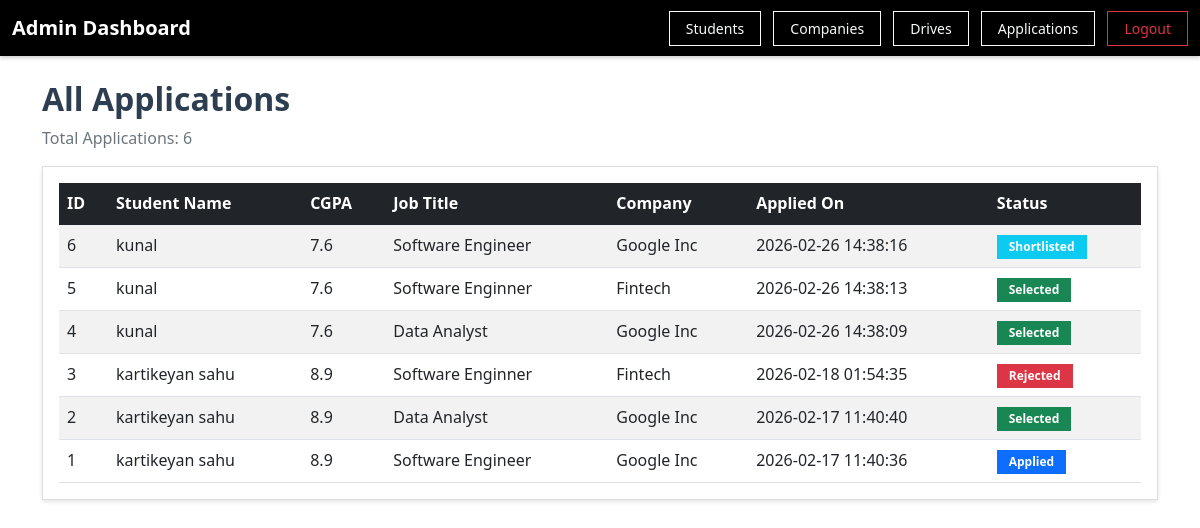
The page /admin/applications (signed in) on the database its author committed.
### tables this page shows
CREATE TABLE applications (
            id INTEGER PRIMARY KEY AUTOINCREMENT,
            student_id INTEGER NOT NULL,
            drive_id INTEGER NOT NULL,
            application_date TIMESTAMP DEFAULT CURRENT_TIMESTAMP,
            status TEXT DEFAULT 'applied',
            FOREIGN KEY (student_id) REFERENCES students(id),
            FOREIGN KEY (drive_id) REFERENCES placement_drives(id),
            UNIQUE(student_id, drive_id)
        );

CREATE TABLE students (
            id INTEGER PRIMARY KEY AUTOINCREMENT,
            user_id INTEGER NOT NULL,
            name TEXT NOT NULL,
            phone TEXT,
            degree TEXT,
            branch TEXT,
            cgpa REAL,
            resume TEXT,
            status TEXT DEFAULT 'active',
            FOREIGN KEY (user_id) REFERENCES users(id)
        );

CREATE TABLE placement_drives (
            id INTEGER PRIMARY KEY AUTOINCREMENT,
            company_id INTEGER NOT NULL,
            job_title TEXT NOT NULL,
            job_description TEXT,
            eligibility_criteria TEXT,
            salary TEXT,
            location TEXT,
            application_deadline DATE,
            status TEXT DEFAULT 'pending',
            created_at TIMESTAMP DEFAULT CURRENT_TIMESTAMP,
            FOREIGN KEY (company_id) REFERENCES companies(id)
        );

CREATE TABLE companies (
            id INTEGER PRIMARY KEY AUTOINCREMENT,
            user_id INTEGER NOT NULL,
            company_name TEXT NOT NULL,
            hr_name TEXT,
            hr_contact TEXT,
            website TEXT,
            approval_status TEXT DEFAULT 'pending',
            created_at TIMESTAMP DEFAULT CURRENT_TIMESTAMP,
            FOREIGN KEY (user_id) REFERENCES users(id)
        );

### app.py (the view)
@app.route('/admin/applications')
def admin_applications():
    if 'user_id' not in session or session.get('role') != 'admin':
        flash('Please login as admin first!', 'danger')
        return redirect(url_for('login'))
    conn = get_db()
    cursor = conn.cursor()
    cursor.execute('''
        SELECT applications.id, applications.application_date, applications.status,
               students.name as student_name, students.cgpa,
               placement_drives.job_title,
               companies.company_name
        FROM applications
        JOIN students ON applications.student_id = students.id
        JOIN placement_drives ON applications.drive_id = placement_drives.id
        JOIN companies ON placement_drives.company_id = companies.id
        ORDER BY applications.application_date DESC
    ''')
    applications = cursor.fetchall()
    conn.close()
    return render_template('admin_applications.html', applications=applications)

### app.py (called while the page is built)
def get_db():
    conn = sqlite3.connect(DATABASE)
    conn.row_factory = sqlite3.Row
    return conn

### templates/admin_applications.html (shortened to what this page needs)
<!DOCTYPE html>
<html>
<head>
    <link href="https://cdn.jsdelivr.net/npm/bootstrap@5.1.3/dist/css/bootstrap.min.css" rel="stylesheet">
</head>
<body>
    <nav class="navbar navbar-dark">
        <div class="container-fluid">
            <a class="navbar-brand fs-5 fw-bold" href="/admin/dashboard">Admin Dashboard</a>
            <div>
                <a href="/admin/students" class="btn btn-outline-light btn-sm me-2">Students</a>
                <a href="/admin/companies" class="btn btn-outline-light btn-sm me-2">Companies</a>
                <a href="/admin/drives" class="btn btn-outline-light btn-sm me-2">Drives</a>
                <a href="/admin/applications" class="btn btn-outline-light btn-sm me-2">Applications</a>
                <a href="/logout" class="btn btn-outline-danger btn-sm">Logout</a>
            </div>
        </div>
    </nav>
    <div class="container mt-4">
        <h2>All Applications</h2>
        <p class="text-muted">Total Applications: {{ applications|length }}</p>
        <div class="card">
            <div class="card-body">
                {% if applications %}
                    <div class="table-responsive">
                        <table class="table table-striped table-hover">
                            <thead class="table-dark">
                                <tr>
                                    <th>ID</th>
                                    <th>Student Name</th>
                                    <th>CGPA</th>
                                    <th>Job Title</th>
                                    <th>Company</th>
                                    <th>Applied On</th>
                                    <th>Status</th>
                                </tr>
                            </thead>
                            <tbody>
                                {% for app in applications %}
                                <tr>
                                    <td>{{ app.id }}</td>
                                    <td>{{ app.student_name }}</td>
                                    <td>{{ app.cgpa }}</td>
                                    <td>{{ app.job_title }}</td>
                                    <td>{{ app.company_name }}</td>
                                    <td>{{ app.application_date }}</td>
                                    <td>
                                        {% if app.status == 'applied' %}
                                            <span class="badge bg-primary">Applied</span>
                                        {% elif app.status == 'shortlisted' %}
                                            <span class="badge bg-info">Shortlisted</span>
                                        {% elif app.status == 'selected' %}
                                            <span class="badge bg-success">Selected</span>
                                        {% elif app.status == 'rejected' %}
                                            <span class="badge bg-danger">Rejected</span>
                                        {% endif %}
                                    </td>
                                </tr>
                                {% endfor %}
                            </tbody>
                        </table>
                    </div>
                {% else %}
                    <div class="alert alert-info">
                        No applications found. Students haven't applied to any drives yet.
                    </div>
                {% endif %}
            </div>
        </div>
    </div>
</body>
</html>

### templates/admin_applications.html (style rules this page uses)
body { background: #ffffff; min-height: 100vh; }
.navbar { background: #000000 !important; box-shadow: 0 2px 4px rgba(0,0,0,0.2); }
.card { border-radius: 0; border: 1px solid #ddd; box-shadow: 0 2px 4px rgba(0, 0, 0, 0.1); }
.btn { border-radius: 0; font-weight: 500; }
.btn-sm { padding: 6px 16px; }
h2 { font-weight: 700; color: #2c3e50; }
.table { margin-bottom: 0; }
.badge { border-radius: 0; padding: 6px 12px; }

### rows shown on the page
applications: id "6", student_name "kunal", cgpa "7.6", job_title "Software Engineer", company_name "Google Inc", application_date "2026-02-26 14:38:16", status "Shortlisted"
applications: id "5", student_name "kunal", cgpa "7.6", job_title "Software Enginner", company_name "Fintech", application_date "2026-02-26 14:38:13", status "Selected"
applications: id "4", student_name "kunal", cgpa "7.6", job_title "Data Analyst", company_name "Google Inc", application_date "2026-02-26 14:38:09", status "Selected"
applications: id "3", student_name "kartikeyan sahu", cgpa "8.9", job_title "Software Enginner", company_name "Fintech", application_date "2026-02-18 01:54:35", status "Rejected"
applications: id "2", student_name "kartikeyan sahu", cgpa "8.9", job_title "Data Analyst", company_name "Google Inc", application_date "2026-02-17 11:40:40", status "Selected"
applications: id "1", student_name "kartikeyan sahu", cgpa "8.9", job_title "Software Engineer", company_name "Google Inc", application_date "2026-02-17 11:40:36", status "Applied"

### other values the page prints
{{ applications|length }} "6"
